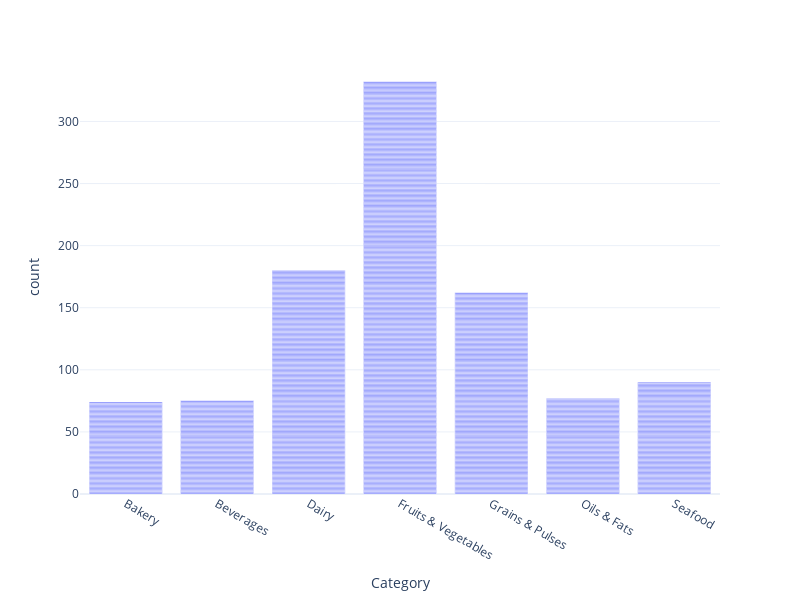

Notebook code for this chart:
### Code cell
fig = px.bar(df.sort_values(by='Category'), 'Category')
fig.show()

### Figure 1 — Plotly figure (JSON) as saved in the notebook; plotly's stock layout.template omitted (floating-point values rounded to 4 significant figures; data arrays with more than 128 entries replaced by an {"elided": "..."} marker saying what was removed)
{"data": [{"hovertemplate": "Category=%{x}<br>count=%{y}<extra></extra>", "legendgroup": "", "marker": {"color": "#636efa", "pattern": {"shape": ""}}, "name": "", "orientation": "v", "showlegend": false, "textposition": "auto", "type": "bar", "x": {"elided": "990 str values"}, "xaxis": "x", "y": {"elided": "990 int values"}, "yaxis": "y"}], "layout": {"barmode": "relative", "height": 600, "legend": {"tracegroupgap": 0}, "margin": {"t": 60}, "width": 800, "xaxis": {"anchor": "y", "domain": [0, 1], "title": {"text": "Category"}}, "yaxis": {"anchor": "x", "domain": [0, 1], "title": {"text": "count"}}}}
